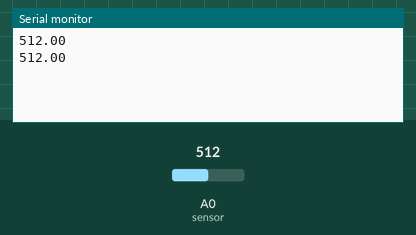
The sketch below on a simulated Arduino Uno, built with avr-gcc and run on an emulated ATmega328P. Parts: the last lines printed to the serial monitor. The test bench sets the inputs (shaded band); at power-on: A0 (sensor) = 512.

Above: at 1.8 s.
1.9 s: A0 (sensor) set to 716
At 2.7 s:
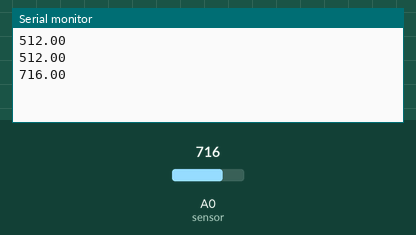
3.4 s: A0 (sensor) set to 900
At 4.8 s:
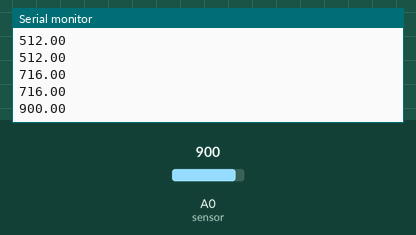
Timing chart, 0 to 6.4 s (numbered marks = the images above; inputs shaded):
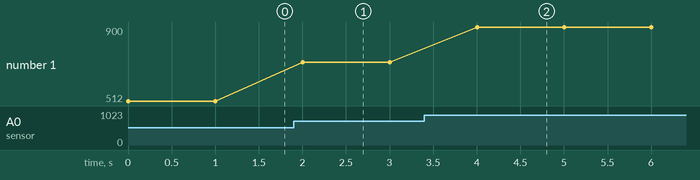

Measured:
- after the input at 1.9 s, the serial monitor: prints a new line after 0.10 s (image 1)
- after the input at 3.4 s, the serial monitor: prints a new line after 0.60 s (image 2)
- plotted number 1: 512 → 716 after the input at 1.9 s, 716 → 900 after the input at 3.4 s

The sketch:

mq5_demo.ino
```cpp
float sensor=A0;
float gas_value;

void setup(){
  pinMode(sensor,INPUT);
  Serial.begin(9600);
}
void loop(){
  gas_value=analogRead(sensor);
  Serial.println(gas_value);
  delay(1000);
}
```
